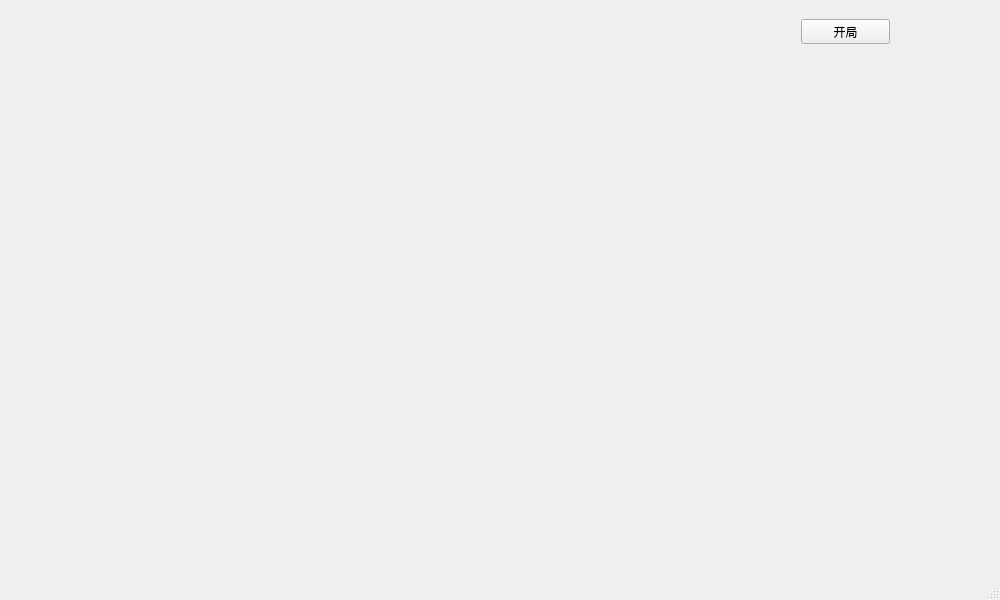
<?xml version="1.0" encoding="UTF-8"?>
<ui version="4.0">
 <class>MainWindow</class>
 <widget class="QMainWindow" name="MainWindow">
  <property name="geometry">
   <rect>
    <x>0</x>
    <y>0</y>
    <width>1000</width>
    <height>600</height>
   </rect>
  </property>
  <property name="minimumSize">
   <size>
    <width>1000</width>
    <height>0</height>
   </size>
  </property>
  <property name="windowTitle">
   <string>MainWindow</string>
  </property>
  <widget class="QWidget" name="centralwidget">
   <layout class="QHBoxLayout" name="horizontalLayout">
    <item>
     <widget class="ChessBoard" name="gameWidget" native="true"/>
    </item>
    <item>
     <widget class="QWidget" name="controlWidget" native="true">
      <property name="maximumSize">
       <size>
        <width>200</width>
        <height>16777215</height>
       </size>
      </property>
      <widget class="QPushButton" name="resetBtn">
       <property name="geometry">
        <rect>
         <x>10</x>
         <y>10</y>
         <width>89</width>
         <height>25</height>
        </rect>
       </property>
       <property name="text">
        <string>开局</string>
       </property>
      </widget>
     </widget>
    </item>
   </layout>
  </widget>
  <widget class="QMenuBar" name="menubar">
   <property name="geometry">
    <rect>
     <x>0</x>
     <y>0</y>
     <width>1000</width>
     <height>22</height>
    </rect>
   </property>
  </widget>
  <widget class="QStatusBar" name="statusbar"/>
 </widget>
 <customwidgets>
  <customwidget>
   <class>ChessBoard</class>
   <extends>QWidget</extends>
   <header location="global">chessboard.h</header>
   <container>1</container>
  </customwidget>
 </customwidgets>
 <resources/>
 <connections/>
</ui>
